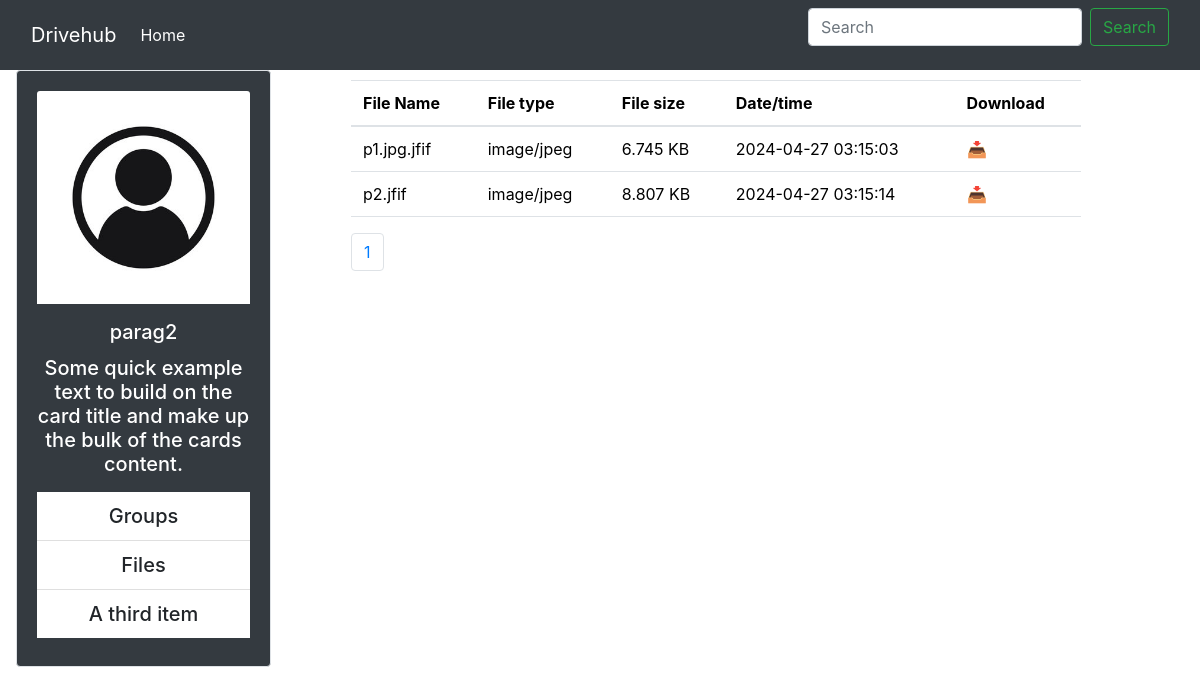
The app's page /Drivehub4/user_d_t.php?uname=parag2 with its own data.
### tables this page shows
CREATE TABLE `files` (
  `FILE_ID` int(11) NOT NULL,
  `U_ID` int(11) NOT NULL,
  `FILE_NAME` varchar(30) NOT NULL,
  `FILE_TYPE` varchar(255) NOT NULL,
  `PATH` varchar(255) NOT NULL,
  `CREATED_DATE` timestamp NOT NULL DEFAULT current_timestamp(),
  `FILE_SIZE` float DEFAULT NULL
);

### Drivehub4/user_d_t.php (the view, shortened to what this page needs)
<?php
include_once 'connection_db.php';
include "boot.php";
if($_REQUEST["uname"])
{
    $results_per_page = 5;
    $UNAME = $_REQUEST["uname"];
    $query1 = "SELECT `U_ID` FROM `user` WHERE U_NAME='" . $UNAME . "'";
    $result = mysqli_query($conn, $query1);
    $data = mysqli_fetch_assoc($result);
    $uid = $data["U_ID"];
    if (isset($_GET['page'])) {
        $page = $_GET['page'];
    } else {
        $page = 1;
    }
    $start_from = ($page - 1) * $results_per_page;
    $query2 = "SELECT * FROM Files WHERE U_ID=" . $uid . " LIMIT $start_from, $results_per_page";
    $result2 = mysqli_query($conn, $query2);
}
else
{
    echo 'bad request';
    exit();
}
    ?>
    <!DOCTYPE html>
    <html lang="en">
    <head>
        <link rel="stylesheet" href="https://stackpath.bootstrapcdn.com/bootstrap/5.1.3/css/bootstrap.min.css">
        <link href="https://maxcdn.bootstrapcdn.com/bootstrap/4.5.2/css/bootstrap.min.css" rel="stylesheet">
    </head>
    <body>
    <nav class="navbar navbar-expand-lg bg-dark navbar-dark">
        <div class="container-fluid">
            <a class="navbar-brand" href="#">Drivehub</a>
            <div class="collapse navbar-collapse" id="navbarSupportedContent">
                <ul class="navbar-nav me-auto mb-2 mb-lg-0">
                    <li class="nav-item">
                        <a class="nav-link active" aria-current="page" href="index.php">Home</a>
                    </li>
                </ul>
                <form class="d-flex" role="search">
                    <input class="form-control me-2" type="search" placeholder="Search" aria-label="Search">
                    <button class="btn btn-outline-success" type="submit">Search</button>
                </form>
            </div>
        </div>
    </nav>
    <div class="container mt-8" style="margin-left: 1px;">
        <div class="row">
            <div class="col-md-3">
                <div class="card border bg-dark text-white text-center">
                    <div class="card-body">
                        <img src="p/image1.jpg" class="card-img-top mb-3" alt="Not set">
                        <h5 class="card-title"><?php echo $UNAME?><h5>
                        <p class="card-text">Some quick example text to build on the card title and make up the bulk of the cards content.</p>
                        <ul class="list-group list-group-flush text-white">
                            <li class="list-group-item">Groups</li>
                            <li class="list-group-item">Files</li>
                            <li class="list-group-item">A third item</li>
                        </ul>
                    </div>
                </div>
            </div>
            <div class="col-md-8" style="margin-top: 10px; margin-bottom: 90px; margin-left: 50px;">
                <table class="table" style="background-color: rgba(255, 255, 255, 0);">
                    <thead>
                    <tr>
                        <th>File Name</th>
                        <th>File type</th>
                        <th>File size</th>
                        <th>Date/time</th>
                        <th>Download</th>
                    </tr>
                    </thead>
                    <tbody>
                    <?php
                    while ($fdata = mysqli_fetch_assoc($result2)) {
                        ?>
                        <tr>
                            <td><?php echo $fdata["FILE_NAME"]; ?></td>
                            <td><?php echo $fdata["FILE_TYPE"]; ?></td>
                            <td><?php echo $fdata["FILE_SIZE"]; ?> KB</td>
                            <td><?php echo $fdata["CREATED_DATE"]; ?></td>
                            <?php
                            $query="select * from files where FILE_ID=".$fdata["FILE_ID"];
                            $result=mysqli_query($conn,$query);
                            $record=mysqli_fetch_assoc($result);
                            $dbpath= $record["PATH"];
                            $fname=$_REQUEST["uname"].",".$fdata["FILE_NAME"];
                            $serverFilePath = str_replace('/', DIRECTORY_SEPARATOR, $dbpath);
                            ?>
                            <td><a download="<?php echo $fname?>"href="<?php echo $serverFilePath?>">📥</a></td>
                        </tr>
                        <?php
                    }
                    ?>
                    </tbody>
                </table>
                <ul class="pagination">
                    <?php
                    $sql = "SELECT COUNT(*) AS total FROM Files WHERE U_ID=" . $uid;
                    $result = mysqli_query($conn, $sql);
                    $row = mysqli_fetch_assoc($result);
                    $total_pages = ceil($row["total"] / $results_per_page);
                    for ($i = 1; $i <= $total_pages; $i++) {
                        echo "<li class='page-item'><a class='page-link' href='user_d.php?page=" . $i . "'>" . $i . "</a></li>";
                    }
                    ?>
                </ul>
            </div>
        </div>
    </div>
    </body>
    </html>

### records on screen
files: FILE_NAME "p1.jpg.jfif", FILE_TYPE "image/jpeg", FILE_SIZE "6.745", CREATED_DATE "2024-04-27 03:15:03"
files: FILE_NAME "p2.jfif", FILE_TYPE "image/jpeg", FILE_SIZE "8.807", CREATED_DATE "2024-04-27 03:15:14"

### other values on screen
$UNAME "parag2"
